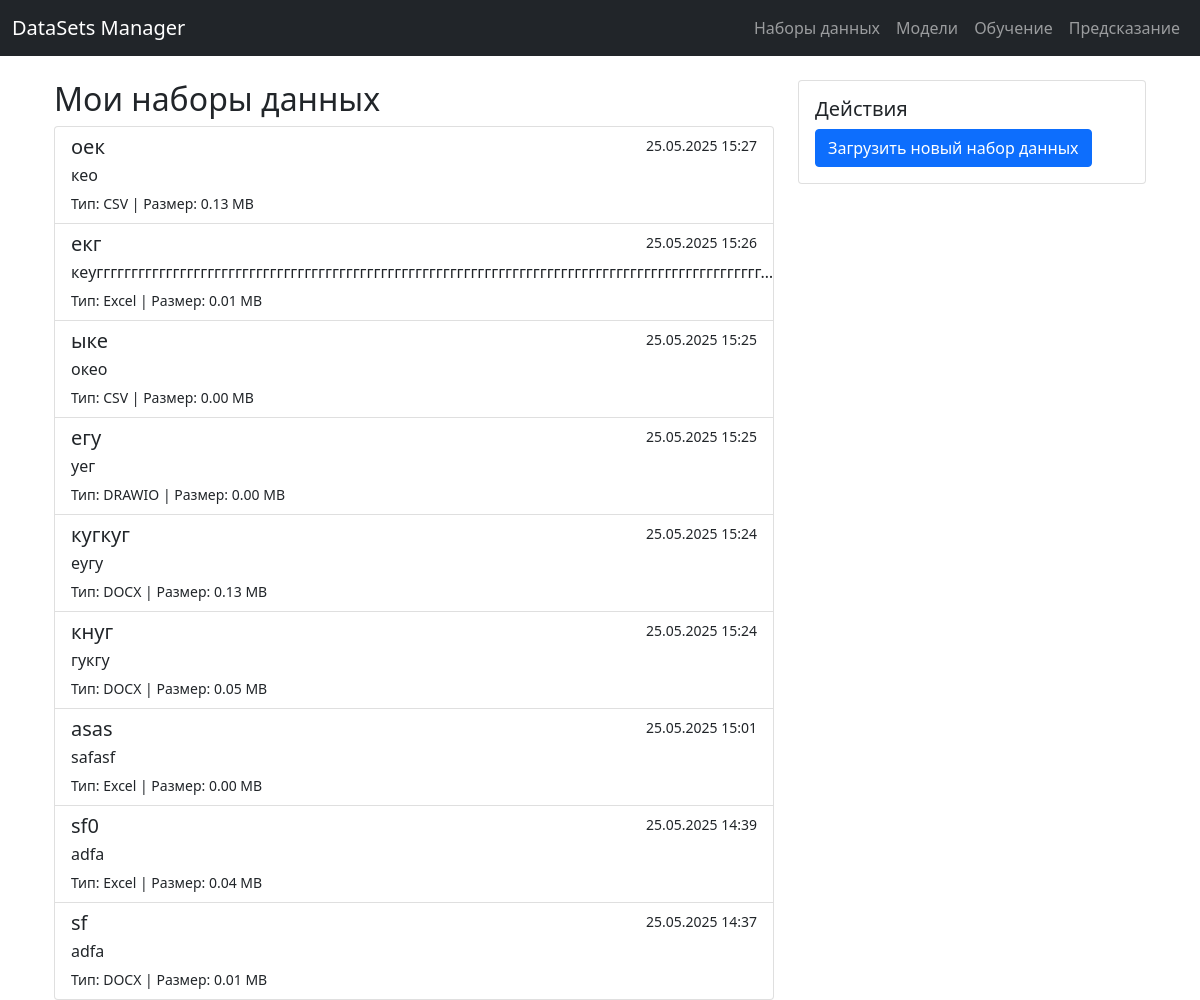
Page /datasets/ on the earlier database version.
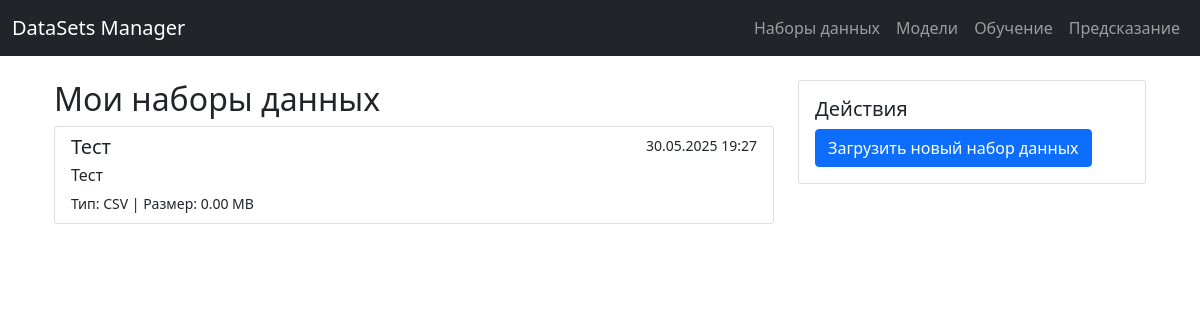
Same page on the later database version.
### datasets/models.py (models this page shows, shortened)
class DataFile(models.Model):
    FILE_TYPES = (
        ('CSV', 'CSV'),
        ('XLSX', 'Excel'),
    )
    title = models.CharField(max_length=255, verbose_name="Название набора")
    description = models.TextField(verbose_name="Описание", blank=True)
    file = models.FileField(upload_to='datasets/', verbose_name="Файл данных")
    file_type = models.CharField(max_length=5, choices=FILE_TYPES, verbose_name="Тип файла")
    file_size = models.PositiveIntegerField(verbose_name="Размер файла (байт)")
    upload_date = models.DateTimeField(auto_now_add=True, verbose_name="Дата загрузки")
    class Meta:
        verbose_name = "Файл данных"
        verbose_name_plural = "Файлы данных"
    def get_file_size_mb(self):
        return f"{self.file_size / (1024 * 1024):.2f} MB"
    def get_absolute_url(self):
        return reverse('dataset_detail', args=[str(self.id)])

### datasets/views.py (the view)
# urls.py: path('datasets/', datasets_views.dataset_list, name='dataset_list'),
def dataset_list(request):
    datasets = DataFile.objects.all().order_by('-upload_date')
    return render(request, 'datasets/list.html', {'datasets': datasets})

### datasets/templates/datasets/list.html
{% extends "base.html" %}
{% block content %}
<div class="container">
    <div class="row">
        <div class="col-md-8">
            <h2>Мои наборы данных</h2>
            <div class="list-group">
                {% for dataset in datasets %}
                <a href="{{ dataset.get_absolute_url }}" class="list-group-item list-group-item-action">
                    <div class="d-flex w-100 justify-content-between">
                        <h5 class="mb-1">{{ dataset.title }}</h5>
                        <small>{{ dataset.upload_date|date:"d.m.Y H:i" }}</small>
                    </div>
                    <p class="mb-1">{{ dataset.description|truncatechars:100 }}</p>
                    <small>Тип: {{ dataset.get_file_type_display }} | Размер: {{ dataset.get_file_size_mb }}</small>
                </a>
                {% empty %}
                <div class="alert alert-info">Нет загруженных наборов данных</div>
                {% endfor %}
            </div>
        </div>
        <div class="col-md-4">
            <div class="card">
                <div class="card-body">
                    <h5 class="card-title">Действия</h5>
                    <a href="{% url 'dataset_upload' %}" class="btn btn-primary btn-block">
                        Загрузить новый набор данных
                    </a>
                </div>
            </div>
        </div>
    </div>
</div>
{% endblock %}

### datasets/templates/base.html (shortened to what this page needs)
<!DOCTYPE html>
<html lang="ru">
<head>
    <link href="https://cdn.jsdelivr.net/npm/bootstrap@5.1.3/dist/css/bootstrap.min.css" rel="stylesheet">
</head>
<body>
    <header class="bg-dark text-white">
        <nav class="navbar navbar-expand-lg navbar-dark bg-dark">
            <div class="container-fluid">
                <a class="navbar-brand" href="{% url 'dataset_list' %}">DataSets Manager</a>
                <div class="collapse navbar-collapse" id="navbarNav">
                    <ul class="navbar-nav ms-auto">
                        <li class="nav-item">
                            <a class="nav-link" href="{% url 'dataset_list' %}">Наборы данных</a>
                        </li>
                        <li class="nav-item">
                            <a class="nav-link" href="{% url 'model_list' %}">Модели</a>
                        </li>
                        <li class="nav-item">
                            <a class="nav-link" href="{% url 'session_list' %}">Обучение</a>
                        </li>
                        <li class="nav-item">
                            <a class="nav-link" href="{% url 'predict_sessions_list' %}">Предсказание</a>
                        </li>
                    </ul>
                </div>
            </div>
        </nav>
    </header>
    <div class="container mt-4">
        {% block content %}{% endblock %}
    </div>
</body>
</html>

Differences in the rows shown:
removed DataFile: title "оек", upload_date "25.05.2025 15:27", description "кео", file_type "CSV", get_file_size_mb "0.13 MB"
removed DataFile: title "екг", upload_date "25.05.2025 15:26", description "кеугггггггггггггггггггггггггггггггггггггггггггггггггггггггггггггггггггггггггггггггггггггггггггггггг…", file_type "Excel", get_file_size_mb "0.01 MB"
removed DataFile: title "ыке", upload_date "25.05.2025 15:25", description "окео", file_type "CSV", get_file_size_mb "0.00 MB"
removed DataFile: title "егу", upload_date "25.05.2025 15:25", description "уег", file_type "DRAWIO", get_file_size_mb "0.00 MB"
removed DataFile: title "кугкуг", upload_date "25.05.2025 15:24", description "еугу", file_type "DOCX", get_file_size_mb "0.13 MB"
removed DataFile: title "кнуг", upload_date "25.05.2025 15:24", description "гукгу", file_type "DOCX", get_file_size_mb "0.05 MB"
removed DataFile: title "asas", upload_date "25.05.2025 15:01", description "safasf", file_type "Excel", get_file_size_mb "0.00 MB"
removed DataFile: title "sf0", upload_date "25.05.2025 14:39", description "adfa", file_type "Excel", get_file_size_mb "0.04 MB"
removed DataFile: title "sf", upload_date "25.05.2025 14:37", description "adfa", file_type "DOCX", get_file_size_mb "0.01 MB"
added DataFile: title "Тест", upload_date "30.05.2025 19:27", description "Тест", file_type "CSV", get_file_size_mb "0.00 MB"
